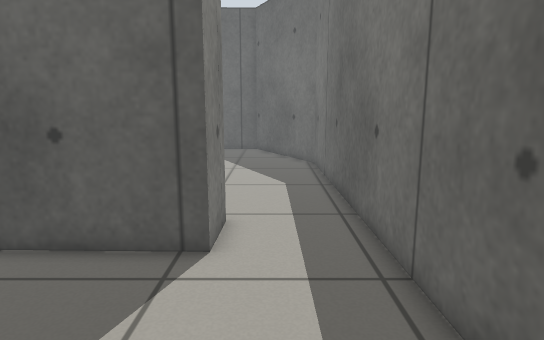
view 1 (above)

16 first-person views from a walk through a robot-simulator world made for Gazebo. The camera is 0.77 m above the floor, tilts 10° down and sees 75° across. The floor is counted in squares, 0.25 m on a side. Each view is taken from the middle of a square. On the plan, view 1 faces up. The plan holds only what a view shows up to about 20 squares ahead; the rest is blank.

view 2
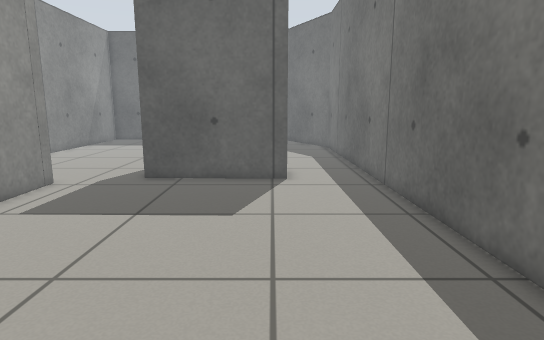

view 3
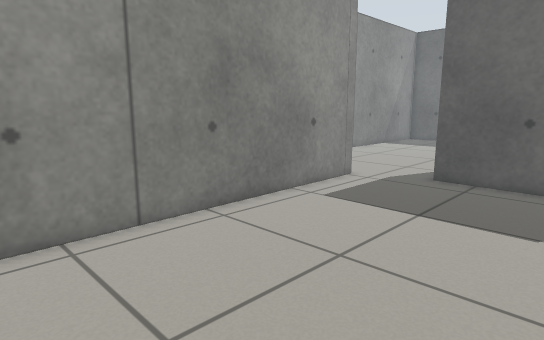

view 4
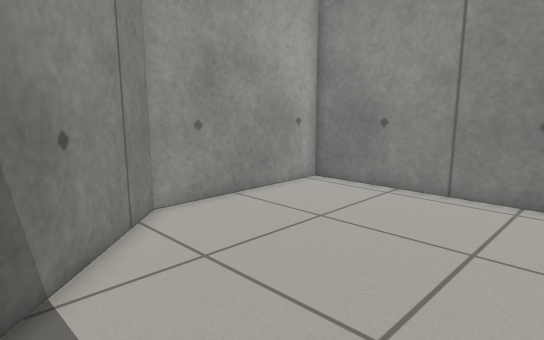

view 5
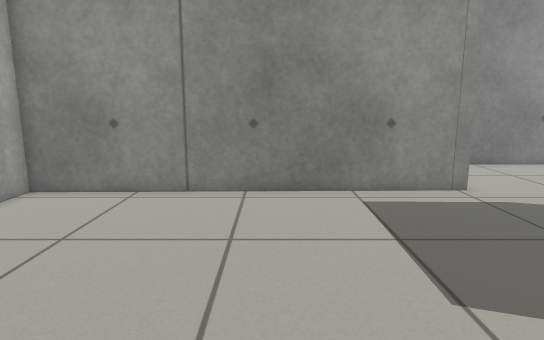

view 6
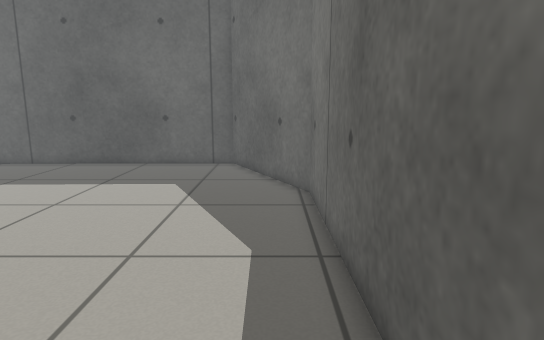

view 7
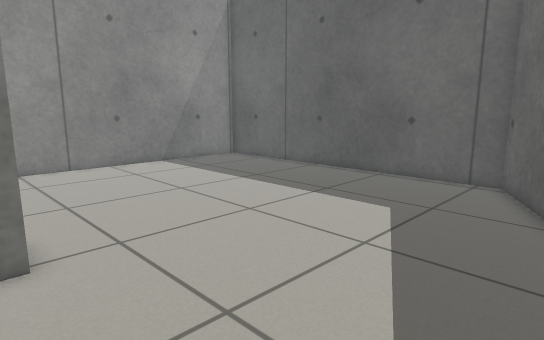

view 8
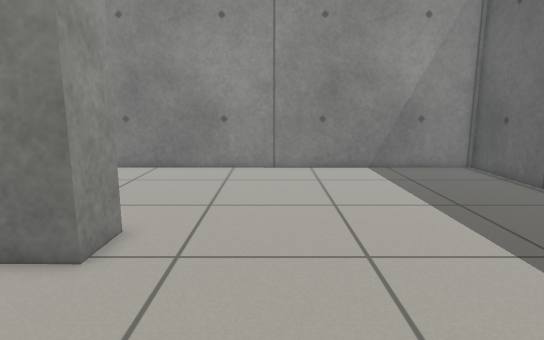

view 9
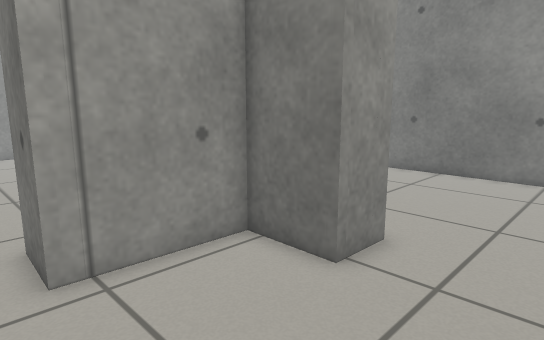

view 10
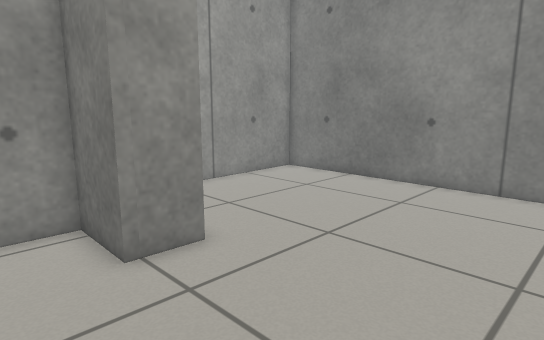

view 11
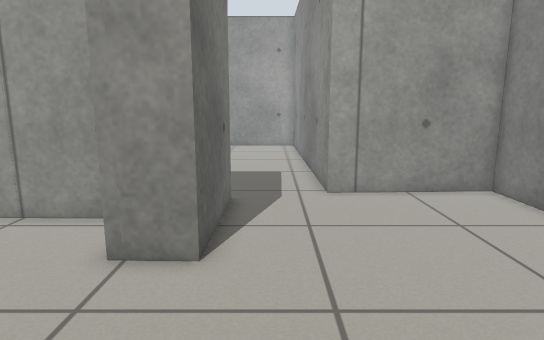

view 12
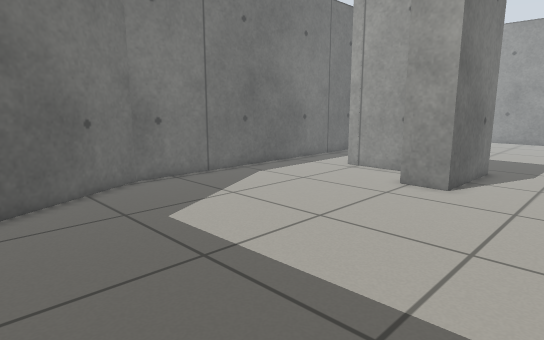

view 13
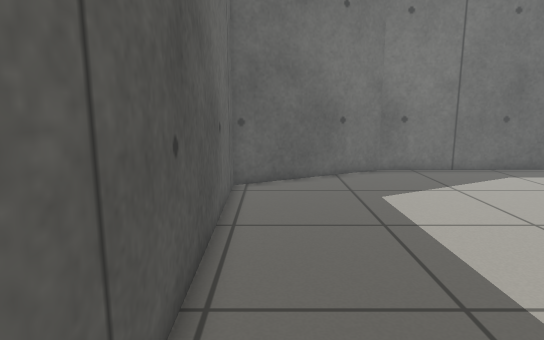

view 14
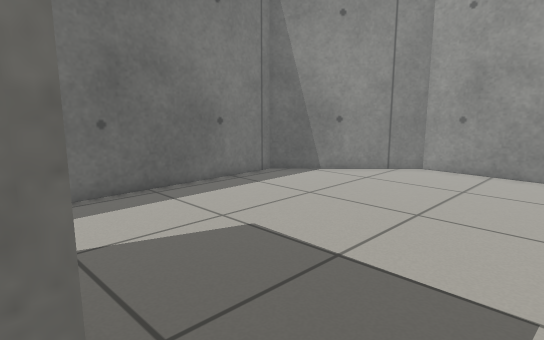

view 15
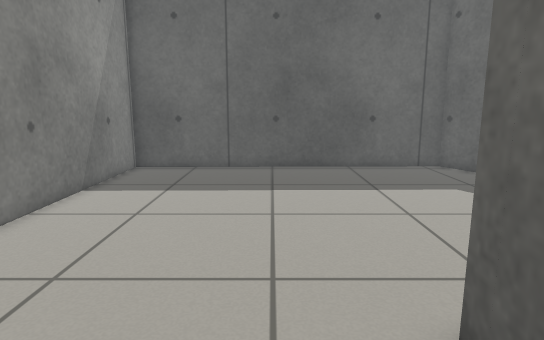

view 16
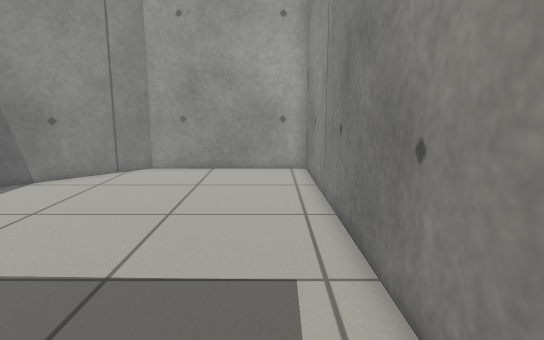

### Floor plan
Ten units are one square. View 1 is at (0, 0); x grows to the right and y downward. Boxes are objects, and circles mark ways between rooms. Rooms are numbered by the first view taken in them; rooms with no view inside come last. Other rooms are left out.
<svg viewBox="-177 -270 209 375">
<path fill="none" stroke="#000" d="M-110 -64 -107 99 -29 100 27 45 25 -95M-13 -94 -13 -72 -76 -74M-76 -74 -75 -122 -56 -122 -57 -95 -13 -94M25 -95 24 -197 -11 -265 -171 -263 -172 -61 -110 -64"/>
<circle cx="-90" cy="-70" r="3" fill="#2a7"/>
<circle cx="10" cy="-100" r="3" fill="#2a7"/>
<text x="-40" y="10">1</text>
<text x="-80" y="-170">2</text>
</svg>
Room 1 opens to room 2.

Where each view was taken, in squares from view 1:
view 1: 0 up, 0 right, facing up
view 2: 8 down, 2 left, facing up
view 3: 8 down, 2 left, facing up-left
view 4: 0 up, 2 right, facing down-left
view 5: 1 down, 2 right, facing left
view 6: 7 up, 1 right, facing up
view 7: 11 up, 2 right, facing up-left
view 8: 16 up, 1 right, facing left
view 9: 16 up, 0 right, facing down-left
view 10: 19 up, 3 left, facing down-left
view 11: 19 up, 9 left, facing down
view 12: 26 up, 12 left, facing down-right
view 13: 25 up, 15 left, facing right
view 14: 8 up, 10 left, facing down-right
view 15: 8 up, 10 left, facing up
view 16: 8 up, 9 left, facing down
